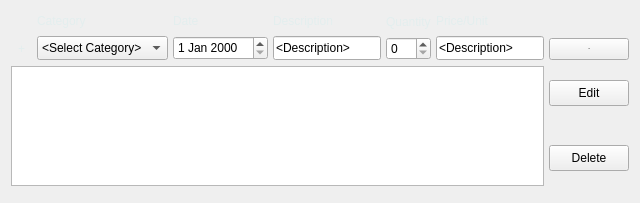
      <widget class="QWidget" name="tab_2">
       <property name="styleSheet">
        <string notr="true"/>
       </property>
       <attribute name="title">
        <string>CHARGES</string>
       </attribute>
       <layout class="QGridLayout" name="gridLayout_2">
        <item row="0" column="0">
         <layout class="QGridLayout" name="gridLayout">
          <item row="1" column="0">
           <layout class="QHBoxLayout" name="horizontalLayout_3">
            <property name="spacing">
             <number>5</number>
            </property>
            <item>
             <widget class="QTableView" name="tableView_2">
              <property name="sizePolicy">
               <sizepolicy hsizetype="MinimumExpanding" vsizetype="Minimum">
                <horstretch>0</horstretch>
                <verstretch>0</verstretch>
               </sizepolicy>
              </property>
              <property name="minimumSize">
               <size>
                <width>0</width>
                <height>40</height>
               </size>
              </property>
              <property name="maximumSize">
               <size>
                <width>16777215</width>
                <height>120</height>
               </size>
              </property>
             </widget>
            </item>
            <item>
             <layout class="QVBoxLayout" name="verticalLayout_2">
              <item>
               <widget class="QPushButton" name="btnEditC_2">
                <property name="sizePolicy">
                 <sizepolicy hsizetype="Minimum" vsizetype="Minimum">
                  <horstretch>0</horstretch>
                  <verstretch>0</verstretch>
                 </sizepolicy>
                </property>
                <property name="maximumSize">
                 <size>
                  <width>16777215</width>
                  <height>26</height>
                 </size>
                </property>
                <property name="text">
                 <string>Edit</string>
                </property>
                <property name="default">
                 <bool>false</bool>
                </property>
                <property name="flat">
                 <bool>false</bool>
                </property>
               </widget>
              </item>
              <item>
               <spacer name="verticalSpacer_2">
                <property name="orientation">
                 <enum>Qt::Vertical</enum>
                </property>
                <property name="sizeType">
                 <enum>QSizePolicy::Minimum</enum>
                </property>
                <property name="sizeHint" stdset="0">
                 <size>
                  <width>20</width>
                  <height>20</height>
                 </size>
                </property>
               </spacer>
              </item>
              <item>
               <widget class="QPushButton" name="btnDelC_2">
                <property name="sizePolicy">
                 <sizepolicy hsizetype="Minimum" vsizetype="Minimum">
                  <horstretch>0</horstretch>
                  <verstretch>0</verstretch>
                 </sizepolicy>
                </property>
                <property name="maximumSize">
                 <size>
                  <width>16777215</width>
                  <height>26</height>
                 </size>
                </property>
                <property name="styleSheet">
                 <string notr="true">
QPushButton:hover:!pressed {
	background-color: qlineargradient(spread:pad, x1:1, y1:0, x2:1, y2:1, stop:0 rgba(255, 54, 54, 255), stop:1 rgba(100, 0, 0, 255));
    border-style: outset;
	border-top-color: rgb(180, 54, 54);
	border-left-color: rgb(180, 54, 54);
	border-right-color: rgb(180, 54, 54);
	border-bottom-color: rgb(100, 0, 0);
}
QPushButton:hover {
    background-color:rgb(100, 0, 0);
    border-style: inset;
	border-color:rgb(100, 0, 0);

}

QPushButton:!enabled {
	border-color:rgb(15, 32, 54);
	border-style: outset;
}</string>
                </property>
                <property name="text">
                 <string>Delete</string>
                </property>
               </widget>
              </item>
             </layout>
            </item>
           </layout>
          </item>
          <item row="0" column="0">
           <layout class="QHBoxLayout" name="horizontalLayout_2">
            <property name="spacing">
             <number>5</number>
            </property>
            <item>
             <layout class="QVBoxLayout" name="verticalLayout_17">
              <property name="spacing">
               <number>0</number>
              </property>
              <item>
               <spacer name="verticalSpacer">
                <property name="orientation">
                 <enum>Qt::Vertical</enum>
                </property>
                <property name="sizeType">
                 <enum>QSizePolicy::Fixed</enum>
                </property>
                <property name="sizeHint" stdset="0">
                 <size>
                  <width>20</width>
                  <height>26</height>
                 </size>
                </property>
               </spacer>
              </item>
              <item>
               <widget class="QToolButton" name="toolButton_2">
                <property name="maximumSize">
                 <size>
                  <width>26</width>
                  <height>26</height>
                 </size>
                </property>
                <property name="styleSheet">
                 <string notr="true">QToolButton{
	color: rgb(227, 238, 238);
	font: 75 18pt &quot;Gill Sans MT&quot;;
	background-color: rgba(0,0,0,0);
}</string>
                </property>
                <property name="text">
                 <string>+</string>
                </property>
                <property name="popupMode">
                 <enum>QToolButton::DelayedPopup</enum>
                </property>
                <property name="toolButtonStyle">
                 <enum>Qt::ToolButtonTextOnly</enum>
                </property>
                <property name="autoRaise">
                 <bool>false</bool>
                </property>
                <property name="arrowType">
                 <enum>Qt::RightArrow</enum>
                </property>
               </widget>
              </item>
             </layout>
            </item>
            <item>
             <layout class="QVBoxLayout" name="verticalLayout_4">
              <property name="spacing">
               <number>5</number>
              </property>
              <item>
               <widget class="QLabel" name="label_3">
                <property name="sizePolicy">
                 <sizepolicy hsizetype="Minimum" vsizetype="Preferred">
                  <horstretch>0</horstretch>
                  <verstretch>0</verstretch>
                 </sizepolicy>
                </property>
                <property name="minimumSize">
                 <size>
                  <width>0</width>
                  <height>20</height>
                 </size>
                </property>
                <property name="maximumSize">
                 <size>
                  <width>16777215</width>
                  <height>26</height>
                 </size>
                </property>
                <property name="styleSheet">
                 <string notr="true">QLabel {
	color: rgb(227, 238, 238);
	background-color: rgba(0, 0, 0,0);

}</string>
                </property>
                <property name="text">
                 <string>Category</string>
                </property>
               </widget>
              </item>
              <item>
               <widget class="QComboBox" name="comboBox_3">
                <property name="sizePolicy">
                 <sizepolicy hsizetype="Minimum" vsizetype="Fixed">
                  <horstretch>0</horstretch>
                  <verstretch>0</verstretch>
                 </sizepolicy>
                </property>
                <property name="minimumSize">
                 <size>
                  <width>56</width>
                  <height>24</height>
                 </size>
                </property>
                <property name="maximumSize">
                 <size>
                  <width>16777215</width>
                  <height>26</height>
                 </size>
                </property>
                <item>
                 <property name="text">
                  <string>&lt;Select Category&gt;</string>
                 </property>
                </item>
               </widget>
              </item>
             </layout>
            </item>
            <item>
             <layout class="QVBoxLayout" name="verticalLayout_12" stretch="0,0">
              <property name="spacing">
               <number>5</number>
              </property>
              <item>
               <widget class="QLabel" name="label_4">
                <property name="sizePolicy">
                 <sizepolicy hsizetype="MinimumExpanding" vsizetype="Minimum">
                  <horstretch>0</horstretch>
                  <verstretch>0</verstretch>
                 </sizepolicy>
                </property>
                <property name="minimumSize">
                 <size>
                  <width>0</width>
                  <height>20</height>
                 </size>
                </property>
                <property name="maximumSize">
                 <size>
                  <width>16777215</width>
                  <height>26</height>
                 </size>
                </property>
                <property name="styleSheet">
                 <string notr="true">QLabel {
	color: rgb(227, 238, 238);
	background-color: rgba(0, 0, 0,0);

}</string>
                </property>
                <property name="text">
                 <string>Date</string>
                </property>
               </widget>
              </item>
              <item>
               <widget class="QDateEdit" name="dateEdit">
                <property name="sizePolicy">
                 <sizepolicy hsizetype="MinimumExpanding" vsizetype="Fixed">
                  <horstretch>0</horstretch>
                  <verstretch>0</verstretch>
                 </sizepolicy>
                </property>
                <property name="minimumSize">
                 <size>
                  <width>54</width>
                  <height>24</height>
                 </size>
                </property>
                <property name="maximumSize">
                 <size>
                  <width>120</width>
                  <height>26</height>
                 </size>
                </property>
               </widget>
              </item>
             </layout>
            </item>
            <item>
             <layout class="QVBoxLayout" name="verticalLayout_13">
              <property name="spacing">
               <number>5</number>
              </property>
              <item>
               <widget class="QLabel" name="label_5">
                <property name="sizePolicy">
                 <sizepolicy hsizetype="MinimumExpanding" vsizetype="Minimum">
                  <horstretch>0</horstretch>
                  <verstretch>0</verstretch>
                 </sizepolicy>
                </property>
                <property name="minimumSize">
                 <size>
                  <width>0</width>
                  <height>20</height>
                 </size>
                </property>
                <property name="maximumSize">
                 <size>
                  <width>16777215</width>
                  <height>26</height>
                 </size>
                </property>
                <property name="styleSheet">
                 <string notr="true">QLabel {
	color: rgb(227, 238, 238);
	background-color: rgba(0, 0, 0,0);

}</string>
                </property>
                <property name="text">
                 <string>Description</string>
                </property>
               </widget>
              </item>
              <item>
               <widget class="QLineEdit" name="lineEdit">
                <property name="sizePolicy">
                 <sizepolicy hsizetype="MinimumExpanding" vsizetype="Fixed">
                  <horstretch>0</horstretch>
                  <verstretch>0</verstretch>
                 </sizepolicy>
                </property>
                <property name="minimumSize">
                 <size>
                  <width>56</width>
                  <height>24</height>
                 </size>
                </property>
                <property name="maximumSize">
                 <size>
                  <width>16777215</width>
                  <height>26</height>
                 </size>
                </property>
                <property name="text">
                 <string>&lt;Description&gt;</string>
                </property>
               </widget>
              </item>
             </layout>
            </item>
            <item>
             <layout class="QVBoxLayout" name="verticalLayout_14">
              <property name="spacing">
               <number>5</number>
              </property>
              <item>
               <widget class="QLabel" name="label_6">
                <property name="sizePolicy">
                 <sizepolicy hsizetype="Preferred" vsizetype="Minimum">
                  <horstretch>0</horstretch>
                  <verstretch>0</verstretch>
                 </sizepolicy>
                </property>
                <property name="minimumSize">
                 <size>
                  <width>0</width>
                  <height>20</height>
                 </size>
                </property>
                <property name="maximumSize">
                 <size>
                  <width>16777215</width>
                  <height>26</height>
                 </size>
                </property>
                <property name="styleSheet">
                 <string notr="true">QLabel {
	color: rgb(227, 238, 238);
	background-color: rgba(0, 0, 0,0);

}</string>
                </property>
                <property name="text">
                 <string>Quantity</string>
                </property>
               </widget>
              </item>
              <item>
               <widget class="QSpinBox" name="spinBox">
                <property name="sizePolicy">
                 <sizepolicy hsizetype="Fixed" vsizetype="Fixed">
                  <horstretch>0</horstretch>
                  <verstretch>0</verstretch>
                 </sizepolicy>
                </property>
                <property name="maximumSize">
                 <size>
                  <width>50</width>
                  <height>26</height>
                 </size>
                </property>
               </widget>
              </item>
             </layout>
            </item>
            <item>
             <layout class="QVBoxLayout" name="verticalLayout_15">
              <property name="spacing">
               <number>5</number>
              </property>
              <item>
               <widget class="QLabel" name="label_7">
                <property name="sizePolicy">
                 <sizepolicy hsizetype="Minimum" vsizetype="Minimum">
                  <horstretch>0</horstretch>
                  <verstretch>0</verstretch>
                 </sizepolicy>
                </property>
                <property name="maximumSize">
                 <size>
                  <width>16777215</width>
                  <height>26</height>
                 </size>
                </property>
                <property name="styleSheet">
                 <string notr="true">QLabel {
	color: rgb(227, 238, 238);
	background-color: rgba(0, 0, 0,0);

}</string>
                </property>
                <property name="text">
                 <string>Price/Unit</string>
                </property>
               </widget>
              </item>
              <item>
               <widget class="QLineEdit" name="lineEdit_2">
                <property name="sizePolicy">
                 <sizepolicy hsizetype="MinimumExpanding" vsizetype="Fixed">
                  <horstretch>0</horstretch>
                  <verstretch>0</verstretch>
                 </sizepolicy>
                </property>
                <property name="minimumSize">
                 <size>
                  <width>56</width>
                  <height>24</height>
                 </size>
                </property>
                <property name="maximumSize">
                 <size>
                  <width>16777215</width>
                  <height>26</height>
                 </size>
                </property>
                <property name="text">
                 <string>&lt;Description&gt;</string>
                </property>
               </widget>
              </item>
             </layout>
            </item>
            <item>
             <layout class="QVBoxLayout" name="verticalLayout_16">
              <property name="spacing">
               <number>5</number>
              </property>
              <item>
               <widget class="QLabel" name="label_8">
                <property name="sizePolicy">
                 <sizepolicy hsizetype="Preferred" vsizetype="Minimum">
                  <horstretch>0</horstretch>
                  <verstretch>0</verstretch>
                 </sizepolicy>
                </property>
                <property name="minimumSize">
                 <size>
                  <width>0</width>
                  <height>20</height>
                 </size>
                </property>
                <property name="maximumSize">
                 <size>
                  <width>16777215</width>
                  <height>26</height>
                 </size>
                </property>
                <property name="styleSheet">
                 <string notr="true">QLabel {
	color: rgb(227, 238, 238);
	background-color: rgba(0, 0, 0,0);

}</string>
                </property>
                <property name="text">
                 <string/>
                </property>
               </widget>
              </item>
              <item>
               <widget class="QPushButton" name="btnNewC_2">
                <property name="sizePolicy">
                 <sizepolicy hsizetype="Minimum" vsizetype="Fixed">
                  <horstretch>0</horstretch>
                  <verstretch>0</verstretch>
                 </sizepolicy>
                </property>
                <property name="maximumSize">
                 <size>
                  <width>16777215</width>
                  <height>26</height>
                 </size>
                </property>
                <property name="font">
                 <font>
                  <pointsize>-1</pointsize>
                  <weight>50</weight>
                  <italic>false</italic>
                  <bold>false</bold>
                 </font>
                </property>
                <property name="toolTip">
                 <string/>
                </property>
                <property name="layoutDirection">
                 <enum>Qt::LeftToRight</enum>
                </property>
                <property name="autoFillBackground">
                 <bool>false</bool>
                </property>
                <property name="styleSheet">
                 <string notr="true"/>
                </property>
                <property name="text">
                 <string>Add</string>
                </property>
               </widget>
              </item>
             </layout>
            </item>
           </layout>
          </item>
          <item row="2" column="0">
           <widget class="QStackedWidget" name="stackedWidget">
            <property name="sizePolicy">
             <sizepolicy hsizetype="Preferred" vsizetype="Expanding">
              <horstretch>0</horstretch>
              <verstretch>0</verstretch>
             </sizepolicy>
            </property>
            <property name="currentIndex">
             <number>1</number>
            </property>
            <widget class="QWidget" name="page"/>
            <widget class="QWidget" name="page_2"/>
           </widget>
          </item>
         </layout>
        </item>
       </layout>
      </widget>
